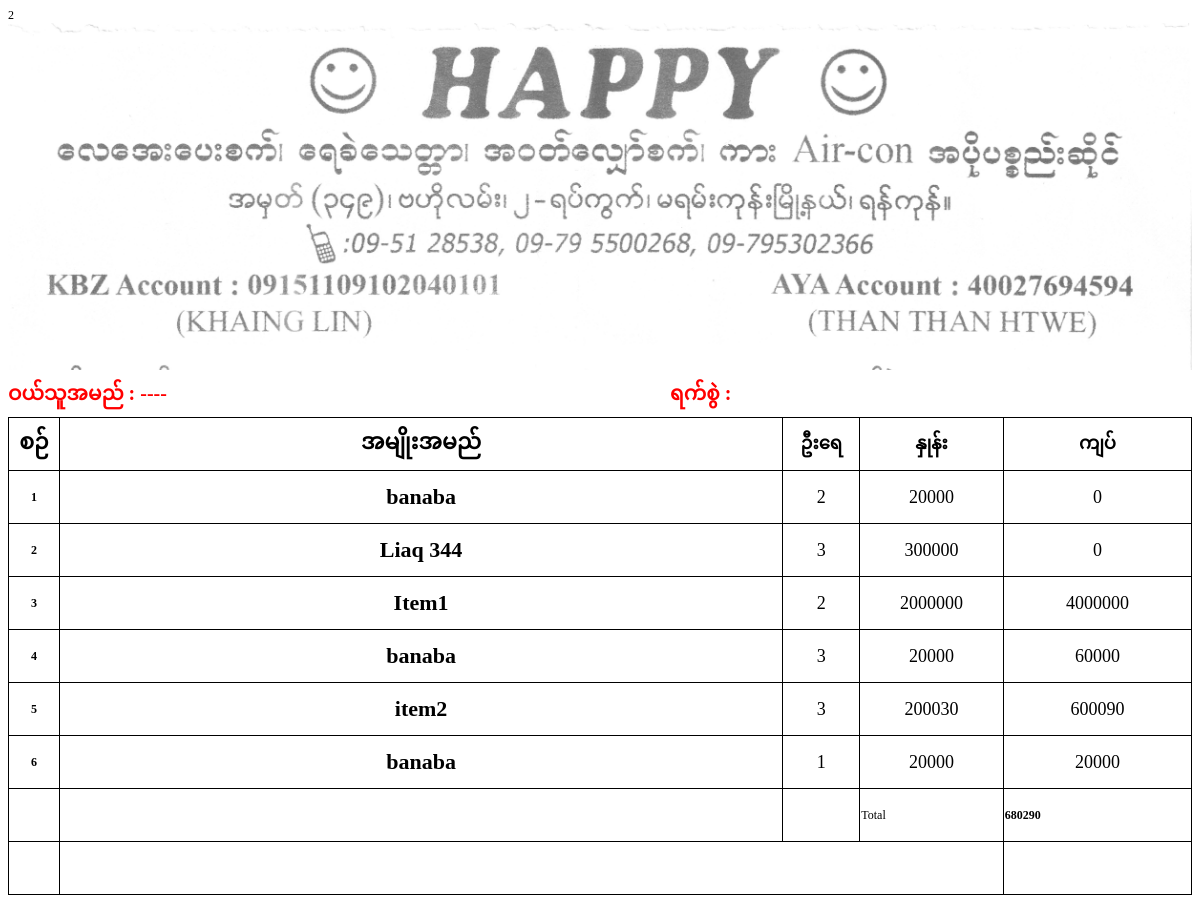
/print_preview/2/, run on the app's committed database.
### myapp/models.py (models this page shows, shortened)
class invoice(models.Model):
    customer = models.CharField(max_length=255, blank=True, null=True)
    total = models.PositiveIntegerField(default=0)
    created_at = models.DateTimeField(auto_now_add=True)
    updated_at = models.DateTimeField(auto_now=True)

class invoice_heading(models.Model):
    photo = models.ImageField(upload_to='', blank=True, null=True)
    description = models.CharField(max_length=255, blank=True, null=True)

class invitem(models.Model):
    inv = models.ForeignKey(invoice, on_delete=models.CASCADE)
    item = models.CharField(max_length=255)
    qty = models.PositiveIntegerField(default=0)
    rate = models.PositiveIntegerField(default=0)
    amount = models.PositiveIntegerField(default=0)
    created_at = models.DateTimeField(auto_now_add=True)
    updated_at = models.DateTimeField(auto_now=True)

### myapp/views.py (the view)
# urls.py: path('print_preview/<int:id>/', views.print_preview, name='print_preview'),
def print_preview(request,id):
    context ={}
    context["invitm"] = invitem.objects.filter(inv=id)
    context["data"] = invoice.objects.get(id = id)
    context["p"] = invoice_heading.objects.get(id=1)
    return render(request, "print_preview.html", context)

### templates/print_preview.html (shortened to what this page needs)
<!DOCTYPE html>
<html>
<head>
</head>
<body>
{{data.id}}
<img src="{{p.photo.url}}" width="100%">
<div>
  <span class="cusName">ဝယ်သူအမည် : ----</span> <span class="dte">ရက်စွဲ : </span>
</div>
<div>
<table class="table table-striped">
  <thead>
    <tr>
      <th scope="col" class="srno">စဉ် </th>
      <th scope="col" class="itmname">အမျိုးအမည် </th>
      <th scope="col" class="hqty">ဦးရေ </th>
      <th scope="col" class="hrate">နှုန်း  </th>
      <th scope="col" class="amt">ကျပ် </th>
    </tr>
  </thead>
  <tbody>
    {% for i in invitm %}
    <tr>
      <th scope="row">{{forloop.counter}}</th>
      <td class="titm">{{i.item}}</td>
      <td class="tqty">{{i.qty}}</td>
      <td class="trate">{{i.rate}}</td>
      <td class="tamt">
        {{i.amount}}
      </td>
    </tr>
    {% endfor %}
    <tr>
      <td></td>
      <td></td>
      <td></td>
      <td>Total</td>
      <td class="text-right"><strong>{{data.total}}</strong></td>
    </tr>
    <tr>
      <td></td>
      <td colspan="3">
      </td>
      <td></td>
    </tr>
  </tbody>
</table>
</div>
</body>
</html>

### templates/print_preview.html (style rules this page uses)
* { font-size: 12px; font-family: 'Times New Roman'; }
td, th, tr, table { border: 1px solid black; border-collapse: collapse; height: 50px; }
.cusName { color: red; font-size: 20px; font-weight: bold; }
.dte { color: red; font-size: 20px; font-weight: bold; margin-left: 500px; }
.srno { width: 50px; max-width: 50px; text-align: center; font-size: 22px; }
.itmname, .titm { width: 800px; max-width: 800px; text-align: center; align-content: center; font-size : 22px; font-weight: bold; }
.hqty, .tqty { width: 80px; max-width: 80px; text-align: center; align-content: center; font-size : 18px; }
.hrate, .trate { width: 150px; max-width: 150px; text-align: center; align-content: center; font-size : 18px; }
.amt, .tamt { width: 200px; max-width: 200px; text-align: center; align-content: center; font-size : 18px; }

### data on the page
invoice: id "2", total "680290"
invoice_heading: photo (picture)
invitem: item "banaba", qty "2", rate "20000", amount "0"
invitem: item "Liaq 344", qty "3", rate "300000", amount "0"
invitem: item "Item1", qty "2", rate "2000000", amount "4000000"
invitem: item "banaba", qty "3", rate "20000", amount "60000"
invitem: item "item2", qty "3", rate "200030", amount "600090"
invitem: item "banaba", qty "1", rate "20000", amount "20000"
